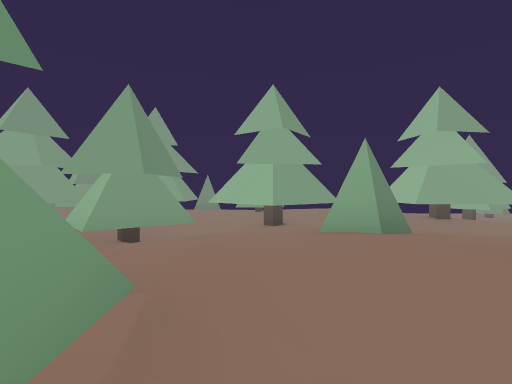
view 1 (above)

24 first-person views from a walk through a scene from a Unity 3-D project. The camera is 1.2 m above the floor, looks level and sees 85° across. The floor is counted in squares, 2 m on a side. Each view is taken from the middle of a square. On the plan, view 1 faces up. The plan holds only what a view shows up to about 9 squares ahead; the rest is blank. The place goes on beyond the plan.

view 2
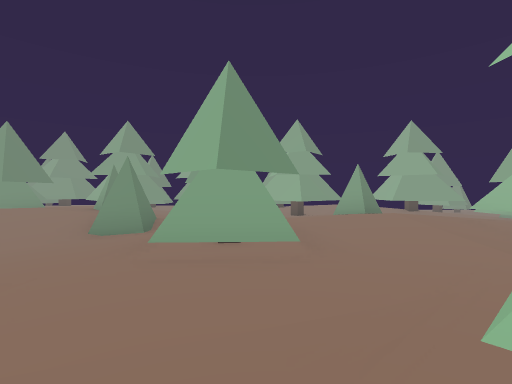

view 3
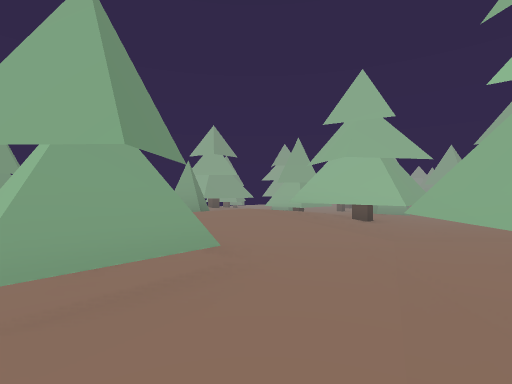

view 4
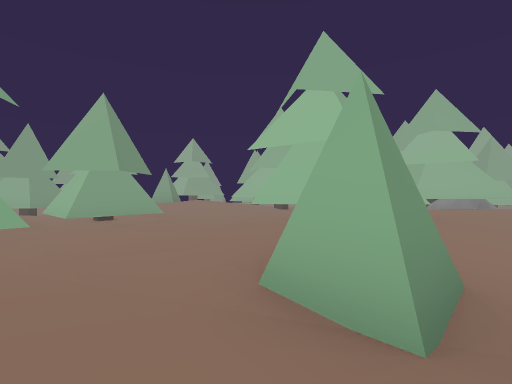

view 5
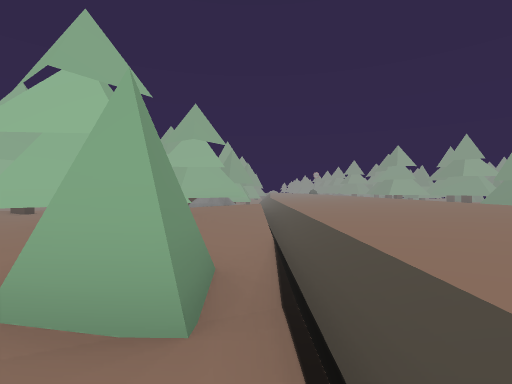

view 6
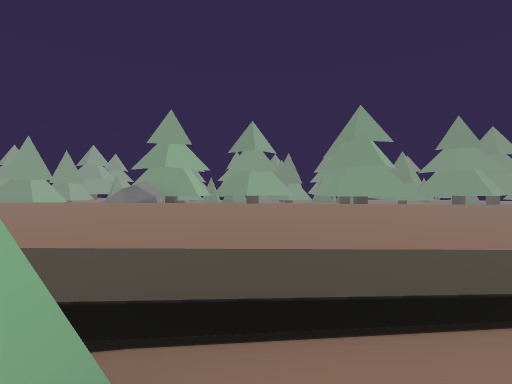

view 7
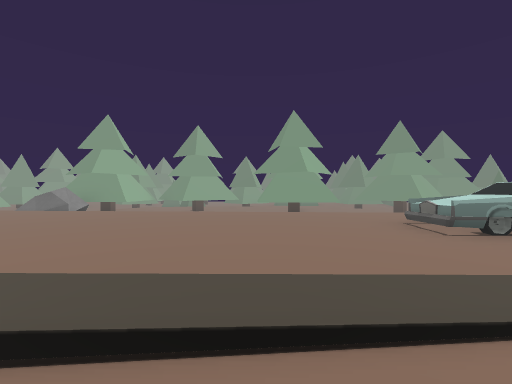

view 8
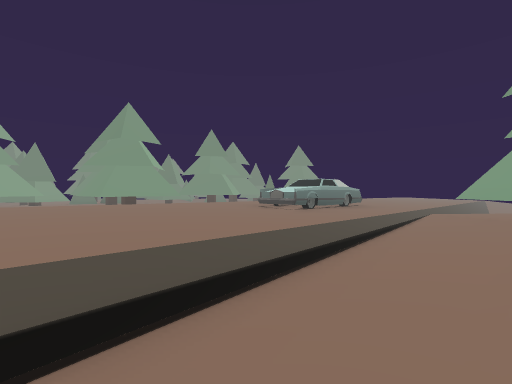

view 9
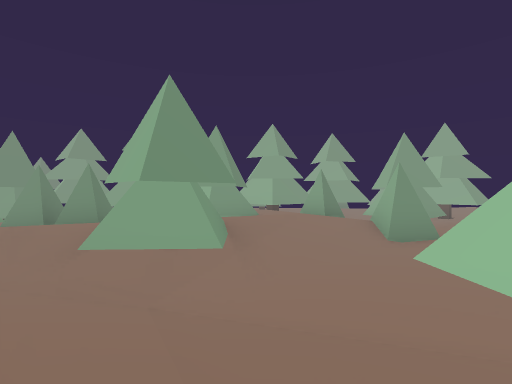

view 10
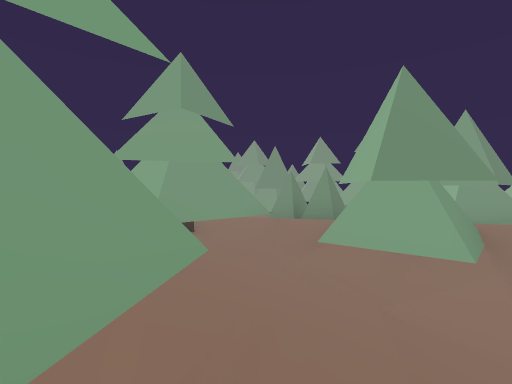

view 11
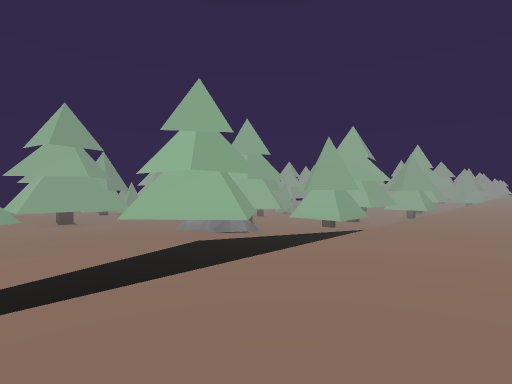

view 12
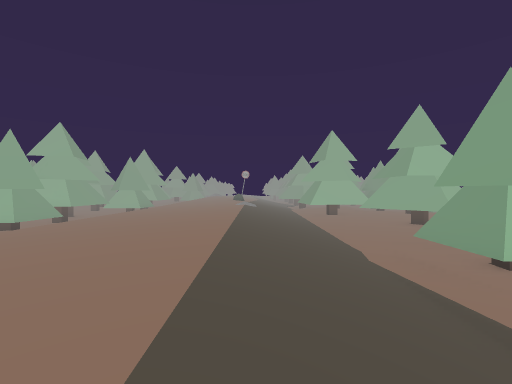

view 13
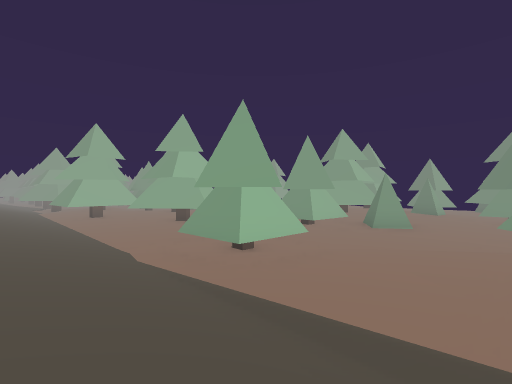

view 14
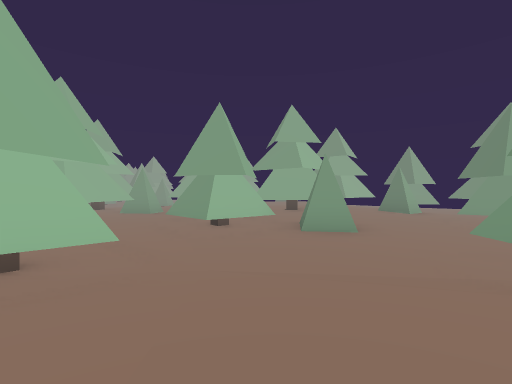

view 15
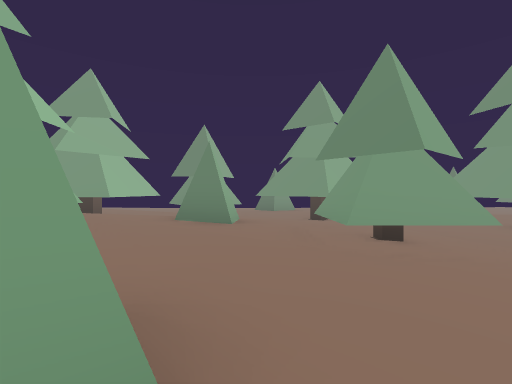

view 16
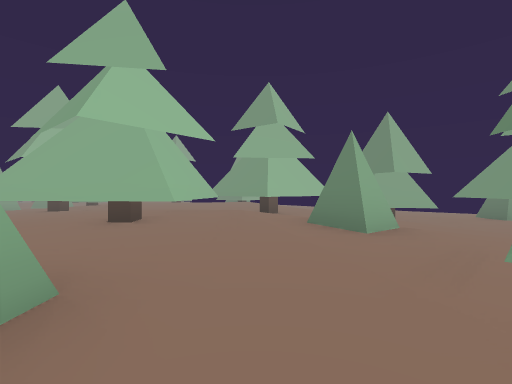

view 17
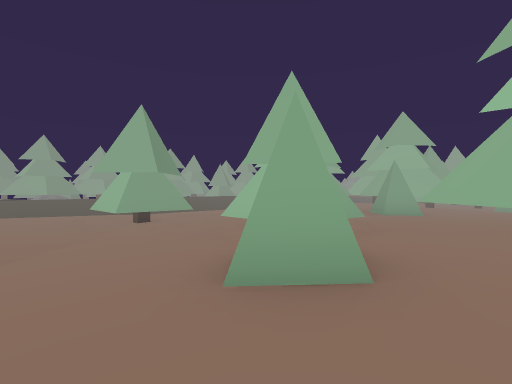

view 18
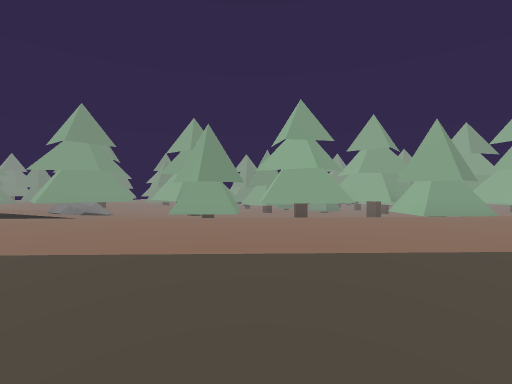

view 19
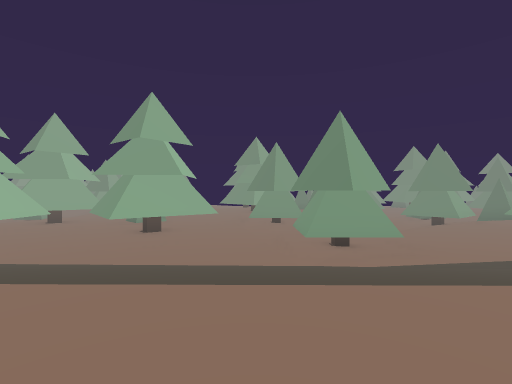

view 20
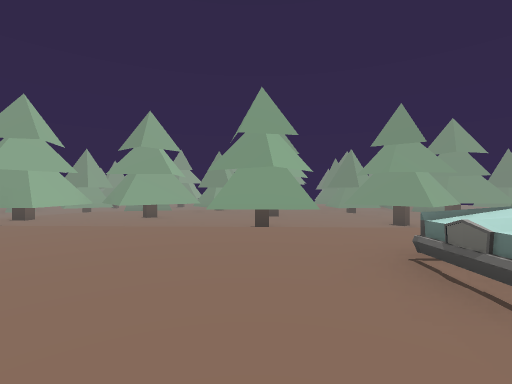

view 21
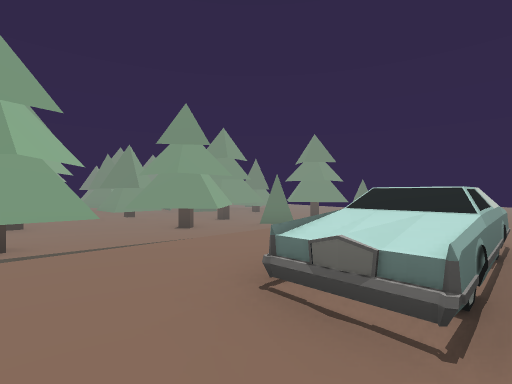

view 22
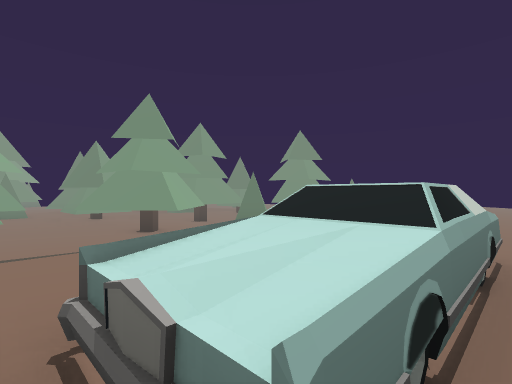

view 23
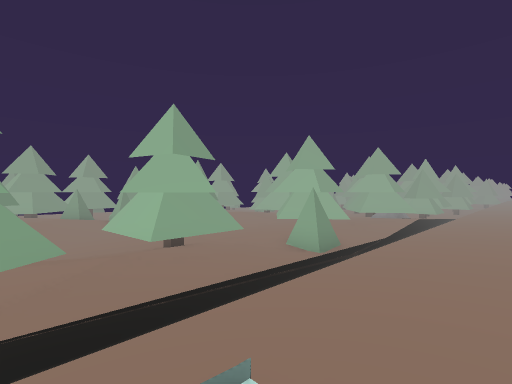

view 24
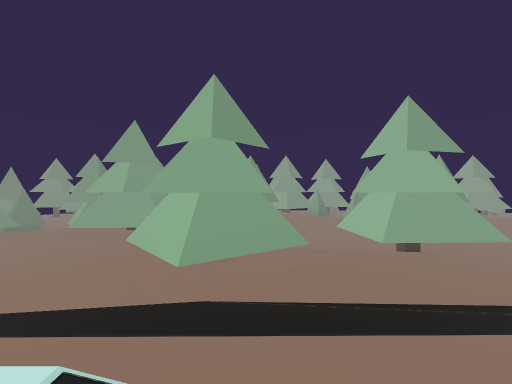

### Floor plan
Key: @ floor where view 1 was taken; # wall or solid block; x gap in a wall; . main floor; : floor 0.25 m higher than the main floor; - floor 0.25 m lower than the main floor; + floor 0.5 m higher than the main floor; _ floor 0.5 m lower than the main floor; / step, stairs or slope; = window, fence, low wall or low ledge.
Columns run from 15 left of view 1 to 13 right of it. Each row starts with its distance up from view 1.
  9              #-#/
  8              #--.    ##
  7          ### _##   ##
  6          ##.-__##  ##-
  5          ::.-#-#. --__
  4         #//#/#-.#...#
  3      ## #++::..::::.##
  2         ++//#.::++:..-
  1   ##  +=#//--##:+:# .-#
  0      #//#__-.##@:.##---
 -1   .:##///__-........--
 -2   #.::://-## ..## .. .##
 -3    ..:###:###..###:###-######
 -4     ..:##::..-#.#:::##.#####
 -5      //#=...---/////=//.-_
 -6   ...::::::::::::::::::::::::
 -7 ::::::////::::::::::::::+++++
 -8      :==//:::++++++++++++++++
 -9        :++++++++++++++++++++
-10        ::::::::::::++++++++
-11                .//...........
-12     #_---###-..##..--------##
-13     ####-  #-#.##.--##--#-.#
-14    #####----#####.--##-###.##
-15    ##_#--# --  ..------.##..#
-16       ##-      .##_--##..####
-17       ##.       ##--###..#--#
-18        .#        _--#=#... --
-19                  ---.## . # -
-20                 _##..## ..# .
-21                #_ #./:x:....#
-22                #_--.#-##...
-23                  ##---##...
-24                  ###-## ..
-25                   --##
-26                   ---_
-27                   #-__
-28                    ___

Positions as (right, up) in squares from view 1, and headings:
1: (0, 0), facing up
2: (-1, -3), facing up
3: (-2, -2), facing up-right
4: (-3, -5), facing up-right
5: (-3, -5), facing right
6: (-2, -4), facing down
7: (-4, -4), facing down
8: (-2, -4), facing down-left
9: (-6, -3), facing up
10: (-6, -3), facing up-left
11: (2, -8), facing up-right
12: (2, -10), facing right
13: (2, -10), facing down-right
14: (2, -13), facing down-right
15: (4, -17), facing down
16: (3, -18), facing down-right
17: (3, -19), facing up-right
18: (10, -11), facing up
19: (7, -8), facing down
20: (-5, -6), facing down
21: (-5, -7), facing down-left
22: (-6, -7), facing down-left
23: (-7, -8), facing up-right
24: (-7, -8), facing up
